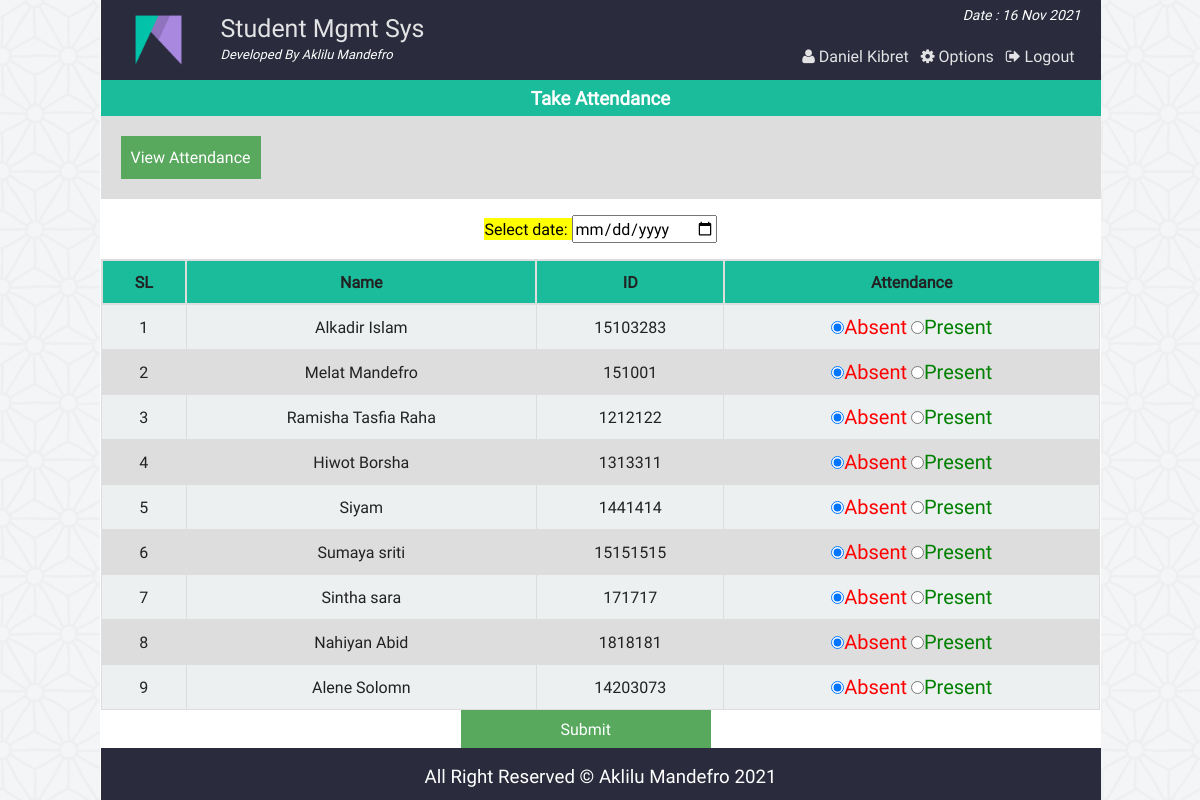
Screenshot of /class_att_fc.php (signed in) with the database file from the repository.
### tables this page shows
CREATE TABLE `at_student` (
  `id` int(11) NOT NULL,
  `name` varchar(40) NOT NULL,
  `st_id` int(11) NOT NULL
);

### php/functions.php (called while the page is built, shortened)
<?php
class login_registration_class{
	public function attn_student(){
		global $conn;
		$sql = "select * from at_student";
		$result = $conn->query($sql);
		return $result;
	}
};
?>

### class_att_fc.php (the view, shortened to what this page needs)
<?php
	require "php/config.php";
	require_once "php/functions.php";
	$user = new login_registration_class();
?>
<?php
include "php/headertop.php";
?>
<div class="all_student fix">
		<h3 style="text-align:center;color:#fff;margin:0;padding:5px;background:#1abc9c"> Take Attendance</h3>
		<div  class="fix" style="background:#ddd;padding:20px;">
			<span style="text-align:center;"><a style="color:#fff;" href="att_view_fc.php"> <button style="background:#58A85D;border:none;color:#fff;padding:10px;">View Attendance</button></a></span>
		</div>
	<form action="" method="post">
		<p style="text-align:center;color:#34495e;">
			<mark>Select date: <input type="date" name="attndate" required/></mark>
		</p>
		<table class="tab_one" style="text-align:center;">
			<tr>
				<th style="text-align:center;">SL</th>
				<th style="text-align:center;">Name</th>
				<th style="text-align:center;">ID</th>
				<th style="text-align:center;">Attendance</th>
			</tr>
			<?php
			$i=0;
				$alluser = $user->attn_student();
				while($rows = $alluser->fetch_assoc()){
				$i++;
		?>
			<tr>
				<td><?php echo $i;?></td>
				<td><?php echo $rows['name'];?></td>
				<td><?php echo $rows['st_id'];?></td>
				<td>
					<label style="color:red;font-size:20px"><input type="radio" name="attn[<?php echo $rows['st_id'];?>]" value="absent" checked/>Absent</label>
					<label style="color:green;font-size:20px"> <input type="radio" name="attn[<?php echo $rows['st_id'];?>]" value="present" />Present</label>
				</td>
			</tr>
			<?php } ?>
		</table>
		<span style="margin-left:360px;"><input style="<text-align:right></text-align:right>;background:#58A85D;border:none;color:#fff;padding:8px 100px;" type="submit" name="submit" value="Submit" /></span>
	</form>
</div>
<?php include "php/footerbottom.php";?>

### css/main.css (style rules this page uses)
html { color: #222; font-size: 1em; line-height: 1.4; }
a { text-decoration:none; }
.fix { overflow:hidden; }
body { font-family:roboto !important; background:url(../img/ptrn.png) repeat fixed; }
.st_reg th, td { padding: 8px; }
table.tab_one { width:100%; }
table.tab_one th { background:#1abc9c; padding:10px; font-weight:bold; text-align:left; }
table.tab_one td { border:1px solid #ddd; padding:8px; }
table.tab_one tr:nth-child(odd) { background:#ddd; }
table.tab_one tr:nth-child(even) { background:#ecf0f1; }
.all_student { min-height:450px; }
table.att_tab tr,td,th { border:2px solid #ddd; border-collapse:collapse; padding:8px; }

### rows the page displays
at_student: name "Alkadir Islam", st "15103283"
at_student: name "Melat Mandefro", st "151001"
at_student: name "Ramisha Tasfia Raha", st "1212122"
at_student: name "Hiwot Borsha", st "1313311"
at_student: name "Siyam", st "1441414"
at_student: name "Sumaya sriti", st "15151515"
at_student: name "Sintha sara", st "171717"
at_student: name "Nahiyan Abid", st "1818181"
at_student: name "Alene Solomn", st "14203073"

### other values shown
$fname "Daniel Kibret"
